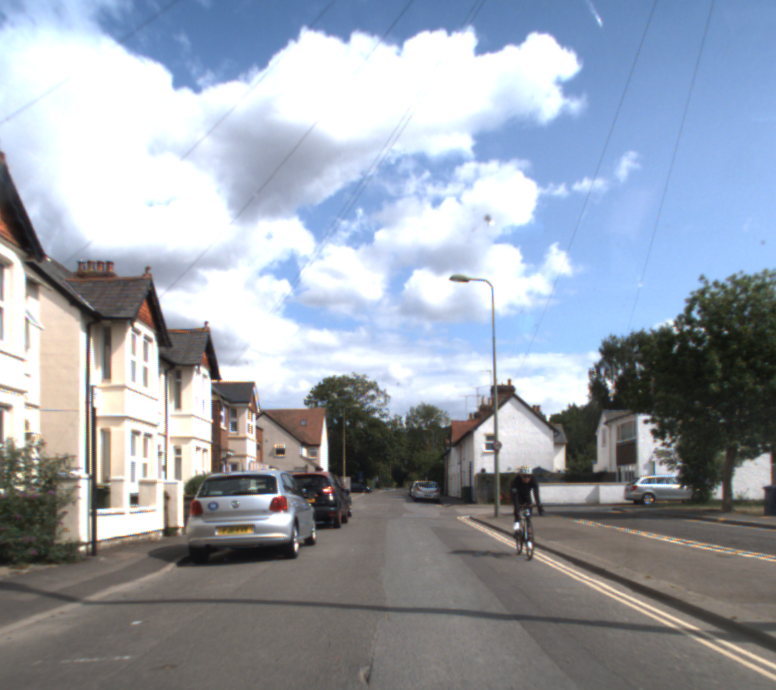
#> input picture evaluation_images/left_1535201264977680.png, 776 x 690 px
$ python classify.py
#> lines starting #> are read from the running program, lines starting #| are printed output that depends on the picture
''' PYTHON IMPORTS '''
import os
import sys
import cv2
import glob
import time
import pickle
import numpy as np
import numpy.matlib as nm
import numpy.fft as f
from sklearn.metrics import recall_score,precision_score

''' IMPORTS TO CREATE WINDOWS EXECUATBLE '''
import sklearn.utils._cython_blas
import sklearn.utils._weight_vector

'''#---------------   FEATURE EXTRACTION ALGORITHM   ----------------#'''
class GIST(): # Reference: https://github.com/imoken1122/GIST-feature-extractor

    def __init__(self,param):

        self.param = param # variable used to load feature extractor parameters

    def _prefilt(self,img): # function used to apply a pre-filter using FFTs

        w = 5
        fc = self.param["fc_prefilt"]
        s1 = fc/np.sqrt(np.log(2))
        img = np.log(img+1)
        img = np.pad(img,[w,w],"symmetric")

        sn,sm = img.shape
        n = np.max([sn,sm])
        n += n%2

        if sn == sm:
            img = np.pad(img,[0,int(n-sn)],"symmetric")
        else:
            img = np.pad(img,[0,int(n-sn)], "symmetric")[:,:sm]

        fx,fy = np.meshgrid(np.arange(-n/2,n/2),np.arange(-n/2,n/2))
        gf = f.fftshift((np.exp(-(fx**2+fy**2)/(s1**2))))
        gf = nm.repmat(gf,1,1)
        output = img - np.real(f.ifft2(f.fft2(img)*gf))

        localstd = nm.repmat(np.sqrt(abs(f.ifft2(f.fft2(output**2)*gf))),1,1)
        output = output/(0.2+localstd)
        output = output[w:sn-w, w:sm-w]

        return output

    def _createGabor(self,ops,n): # function used to define gabor filters using FFTs

        gabor_param = []
        Nscalse = len(ops)
        Nfilters = sum(ops)

        if len(n) == 1: n = [n[0],n[0]]

        for i in range(Nscalse):
            for j in range(ops[i]):
                gabor_param.append([.35,.3/(1.85**(i)),16*ops[i]**2/32**2, np.pi/(ops[i])*(j)])

        gabor_param = np.array(gabor_param)
        fx, fy = np.meshgrid(np.arange(-n[1]/2,n[1]/2-1 + 1), np.arange(-n[0]/2, n[0]/2-1 + 1))
        fr = f.fftshift(np.sqrt(fx**2+fy**2))
        t = f.fftshift(np.angle(fx+1j*fy))

        gabor = np.zeros([n[0],n[1],Nfilters])

        for i in range(Nfilters):
            tr = t + gabor_param[i,3]
            tr+= 2*np.pi*(tr<-np.pi) - 2*np.pi*(tr>np.pi)
            gabor[:,:,i] = np.exp(-10*gabor_param[i,0] * (fr/n[1]/gabor_param[i,1]-1)**2 - 2*gabor_param[i,2]*np.pi*tr**2)

        return gabor

    def _averagePooling(self,x,N): # function used to perform average pixel pooling

        nx = list(map(int,np.floor(np.linspace(0,x.shape[0],N[0]+1))))
        ny = list(map(int,np.floor(np.linspace(0,x.shape[1],N[1]+1))))
        output  = np.zeros((N[0],N[1]))

        for xx in range(N[0]):
            for yy in range(N[1]):
                a = x[nx[xx]:nx[xx+1],ny[yy]:ny[yy+1]]
                v = np.mean(np.mean(a,0))
                output[xx,yy]=v

        return output

    def _extract(self,img): # function used to compute Gist features using all of the above

        img = img.astype(np.float32)
        img = self._prefilt(img)

        w = self.param["numberBlocks"]
        G = self._createGabor(self.param["orientationsPerScale"], np.array(img.shape) + 2*self.param["boundaryExtension"])
        be = self.param["boundaryExtension"]
        ny, nx, Nfilters = G.shape
        W = w[0] * w[1]
        output = np.zeros((W*Nfilters,1))
        img = np.pad(img,[be,be],"symmetric")
        img = f.fft2(img)

        k = 0
        for n in range(Nfilters):
            ig = abs(f.ifft2(img*nm.repmat(G[:,:,n],1,1)))
            ig = ig[be:ny-be,be:nx-be]
            v = self._averagePooling(ig,w)
            output[k:k+W,0] = v.reshape([W,1],order="F").flatten()
            k += W

        output = np.array(output).flatten()
        return output
'''#---------------   FEATURE EXTRACTION ALGORITHM   ----------------#'''

'''#---------------   COMPLETE CLASSIFICATION PIPELINE   ----------------#'''
def pipeline(query_image):

    im_b = query_image[...,2] # get blue channel

    # apply gamma correction
    gamma = 0.2
    im_gamma = im_b/255.
    im_gamma = np.power(im_gamma,gamma)
    im_gamma = np.clip(255*im_gamma,0,255)
    im_gamma = (im_gamma-im_gamma.min())/(im_gamma.max()-im_gamma.min())
    im_gamma = (255*im_gamma).astype(np.uint8)

    # resize image
    size = 128
    old_size = im_gamma.shape[:2]
    ratio = float(size)/max(old_size)
    new_size = tuple([int(x*ratio) for x in old_size])
    im = cv2.resize(im_gamma, (new_size[1], new_size[0]))

    # use black filling to make the image a square image
    delta_w = size - new_size[1]
    delta_h = size - new_size[0]
    top, bottom = delta_h//2, delta_h-(delta_h//2)
    left, right = delta_w//2, delta_w-(delta_w//2)
    im = cv2.copyMakeBorder(im, top, bottom, left, right, cv2.BORDER_CONSTANT, value=0)

    # feature extraction parameters
    params = {"orientationsPerScale":np.array([8,8,8,8]),
              "numberBlocks":[4,4],
              "fc_prefilt":4,
              "boundaryExtension":4}

    # extract features
    feature_extractor = GIST(params)
    features = feature_extractor._extract(im)
    features = features.reshape(1,-1)

    # load SVM model trained with the training data
    with open('svm_model.pkl', 'rb') as fp:
        classifier = pickle.load(fp)

    # classify features using the SVM model
    prediction = classifier.predict(features)
    predicted_label = 'Droplets' if prediction[0] else 'Clear'

    return predicted_label
'''#---------------   COMPLETE CLASSIFICATION PIPELINE   ----------------#'''

'''#---------------   INPUT IMAGE LOADER   ----------------#'''
def classify(query_image_path):

    query_image = cv2.imread(query_image_path) # load image as BGR
    query_image = cv2.cvtColor(query_image,cv2.COLOR_BGR2RGB) # change format to RGB

    # measure computation time for each classification attempt
    start = time.time()
    predicted_label = pipeline(query_image)
    time_elapsed = time.time() - start

    # print results
    print('Image path: %s\nPredicted label: %s\nTime elapsed: %.2f s' % (query_image_path,predicted_label,time_elapsed))

    return predicted_label
'''#---------------   INPUT IMAGE LOADER   ----------------#'''

'''#---------------   EVALUATION SET BENCHMARK   ----------------#'''
def benchmark():

    test_folder = '../../Evaluation_Data' # relative path to the evaluation folder
    filenames = [os.path.join(test_folder,s+'_*.png') for s in ['left','right']] # load file names
    count = [len(glob.glob(fn)) for fn in filenames] # count how many there are for each label

    test_image_paths = glob.glob(filenames[0])+glob.glob(filenames[1]) # load file paths
    test_image_labels = ['Clear']*count[0]+['Droplets']*count[1] # assign labels

    # classify all files in the evaluation folder
    predicted_labels = []
    for path in test_image_paths:
        predicted_labels.append(classify(path))
        print('------------------------')

    # print recall and precision scores
    recall = recall_score(test_image_labels,predicted_labels,pos_label='Droplets')
    precision = precision_score(test_image_labels,predicted_labels,pos_label='Droplets')
    print('Droplet Classification - Recall: %.2f - Precision: %.2f' % (recall,precision))
'''#---------------   EVALUATION SET BENCHMARK   ----------------#'''

'''#---------------   USER INTERFACE   ----------------#'''
msg = 'y' # default 'msg' variable to 'y'
while msg=='y': # keep the application running as long as the user wants

    # ask for input arguments
    query_image_path = input("Enter the location of the image you want to classifiy: ")
#> the answer given: ../evaluation_images/left_1535201264977680.png

    if query_image_path == '--benchmark': # special argument to run a benchmark on the evaluation set
        benchmark()
        break
    else: # classify the image located in the given file path
        predicted_label = classify(query_image_path)
#> in classify, query_image is the input picture: shape (690, 776, 3); mean B, G, R 171.7, 160.4, 153.2
#> in pipeline, `im = cv2.copyMakeBorder(im, top, bottom, left, right, cv2.BORDER_CONST..`:
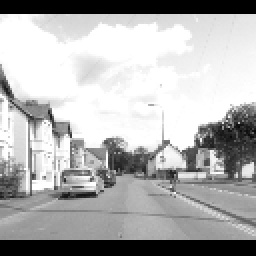
#> im: shape (128, 128) (shown 2 times larger); min 0, max 255, mean 176.3
#> in _prefilt, `output = img - np.real(f.ifft2(f.fft2(img)*gf))`:
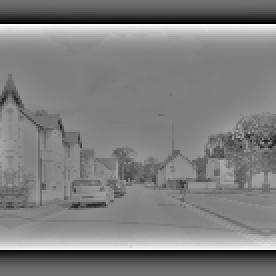
#> output: shape (138, 138) float64 (shown 2 times larger); min -2.59, max 2.62, mean -1.37e-16; drawn with min black and max white
#> in _prefilt, `localstd = nm.repmat(np.sqrt(abs(f.ifft2(f.fft2(output**2)*gf))),1,1)`:
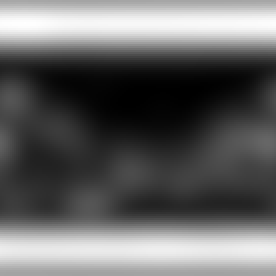
#> localstd: shape (138, 138) float64 (shown 2 times larger); min 0.0239, max 1.59, mean 0.65; drawn with min black and max white
#> after the loop in _createGabor, `for i in range(Nfilters):`:
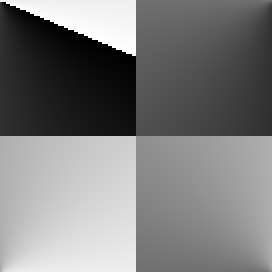
#> tr: shape (136, 136) float64 (shown 2 times larger); min -3.14, max 3.14, mean -0.0605; drawn with min black and max white
#> in _extract, `img = np.pad(img,[be,be],"symmetric")`:
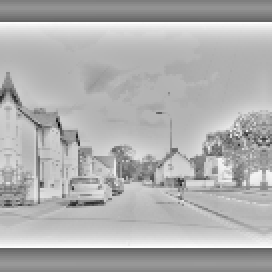
#> img: shape (136, 136) float64 (shown 2 times larger); min -3.32, max 1.47, mean 0.000889; drawn with min black and max white
#> the loop in _extract, `for n in range(Nfilters):` made 32 passes
#> pass 1, in _extract, `ig = ig[be:ny-be,be:nx-be]`:
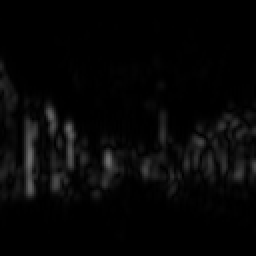
#> ig: shape (128, 128) float64 (shown 2 times larger); min 7.06e-06, max 0.435, mean 0.026
#> after the loop in _extract, `for n in range(Nfilters):`:
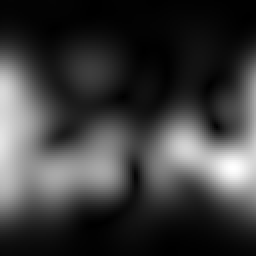
#> ig: shape (128, 128) float64 (shown 2 times larger); min 1.69e-05, max 0.138, mean 0.0322; drawn with min black and max white
#> after the loop in _extract, `for n in range(Nfilters):`: k = 512; output = 512 values, max 0.222 at index 327, min 0.00136 at index 12, mean 0.0441
#> in pipeline, `features = feature_extractor._extract(im)`: features has the same summary as output in _extract
#> (reads solution/svm_model.pkl from the repository)
#> in pipeline, `prediction = classifier.predict(features)`: prediction = [0]
#> in pipeline, `predicted_label = 'Droplets' if prediction[0] else 'Clear'`: predicted_label = 'Clear'
#| Image path: ../evaluation_images/left_1535201264977680.png
#| Predicted label: Clear
#| Time elapsed: 0.36 s
#> predicted_label = 'Clear'
        msg = input("Another image? (y/n)  ") # ask the user if they want to continue
#> the answer given: n

# end the application
print('------------------------')
print("Thanks for using this application ^.^")
input("Press ENTER to exit")
'''#---------------   USER INTERFACE   ----------------#'''
